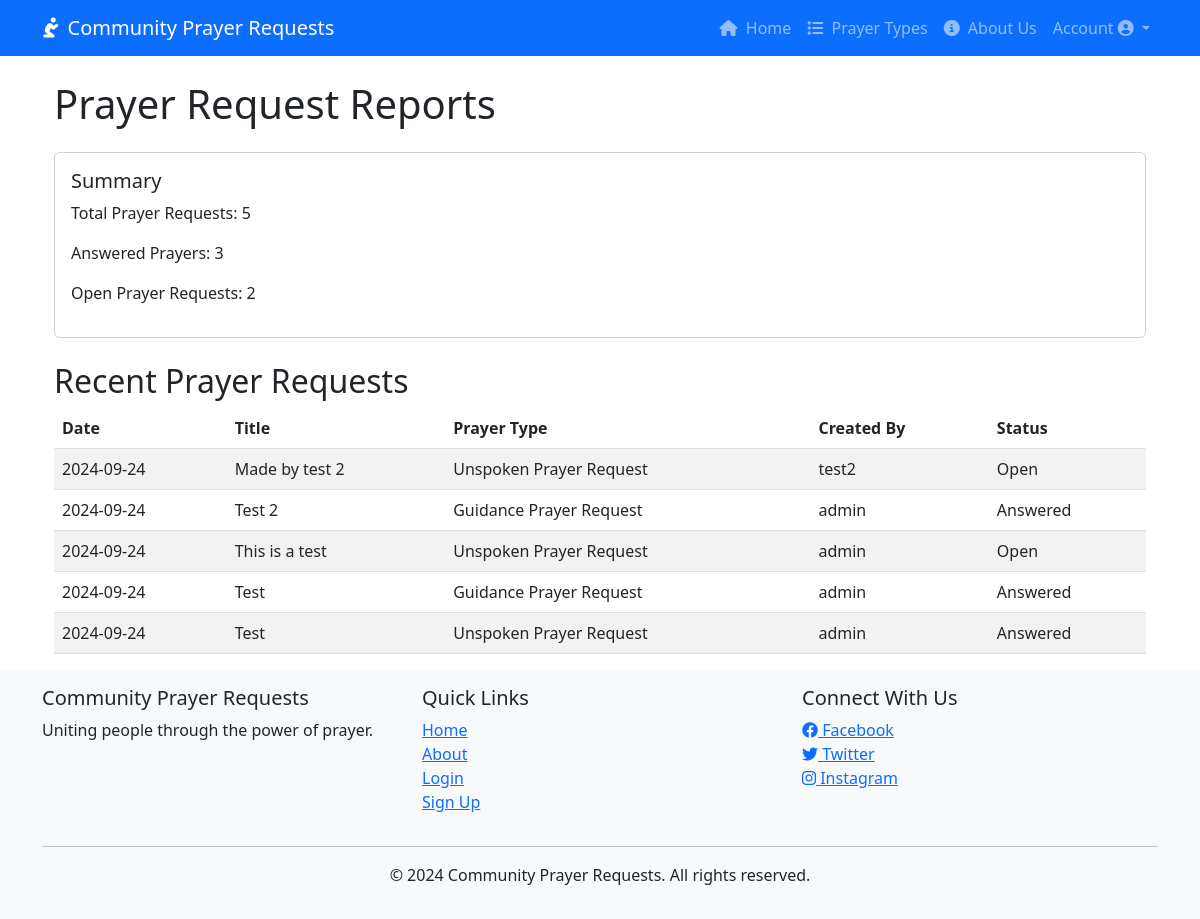
The page /report/ on the database its author committed.
### prayer_requests/models.py (models this page shows, shortened)
class PrayerRequest(models.Model):
    PRAYER_TYPES = [
        ('UNSPOKEN', 'Unspoken Prayer Request'),
        ('VERBAL', 'Verbal Prayer Request'),
        ('HEALTH', 'Health-related Prayer Request'),
        ('FAMILY', 'Family-related Prayer Request'),
        ('GUIDANCE', 'Guidance Prayer Request'),
        ('PRAISE', 'Praise Report/Thanksgiving'),
        ('COMMUNITY', 'Community Prayer Request'),
        ('SPIRITUAL', 'Spiritual Growth'),
    ]
    title = models.CharField(max_length=200)
    description = models.TextField()
    created_by = models.ForeignKey(User, on_delete=models.CASCADE)
    created_at = models.DateTimeField(auto_now_add=True)
    updated_at = models.DateTimeField(auto_now=True)
    prayer_type = models.CharField(max_length=20, choices=PRAYER_TYPES, default='VERBAL')
    is_answered = models.BooleanField(default=False)
    answered_at = models.DateTimeField(null=True, blank=True)
    class Meta:
        ordering = ['-created_at']

### prayer_requests/views.py (the view)
# urls.py: path('report/', views.report_view, name='prayer_request_report'),
def report_view(request):
    total_requests = PrayerRequest.objects.count()
    answered_prayers = PrayerRequest.objects.filter(is_answered=True).count()
    open_requests = PrayerRequest.objects.filter(is_answered=False).count()
    recent_requests = PrayerRequest.objects.order_by('-created_at')[:10]
    prayer_type_labels = [type[1] for type in PrayerRequest.PRAYER_TYPES]
    prayer_type_data = [PrayerRequest.objects.filter(prayer_type=type[0]).count() for type in PrayerRequest.PRAYER_TYPES]
    status_labels = ['Answered', 'Open']
    status_data = [answered_prayers, open_requests]
    context = {
        'total_requests': total_requests,
        'answered_prayers': answered_prayers,
        'open_requests': open_requests,
        'recent_requests': recent_requests,
        'prayer_type_labels': prayer_type_labels,
        'prayer_type_data': prayer_type_data,
        'status_labels': status_labels,
        'status_data': status_data,
    }
    return render(request, 'prayer_requests/report.html', context)

### prayer_requests/templates/prayer_requests/report.html (shortened to what this page needs)
{% extends 'prayer_requests/base.html' %}
{% load static %}
{% block content %}
<div class="container mt-4">
    <h1 class="mb-4">Prayer Request Reports</h1>
    <div class="row">
        <div class="col-md-12">
            <div class="card">
                <div class="card-body">
                    <h5 class="card-title">Summary</h5>
                    <p>Total Prayer Requests: {{ total_requests }}</p>
                    <p>Answered Prayers: {{ answered_prayers }}</p>
                    <p>Open Prayer Requests: {{ open_requests }}</p>
                </div>
            </div>
        </div>
    </div>
    <div class="row mt-4">
        <div class="col-md-12">
            <h2>Recent Prayer Requests</h2>
            <table class="table table-striped">
                <thead>
                    <tr>
                        <th>Date</th>
                        <th>Title</th>
                        <th>Prayer Type</th>
                        <th>Created By</th>
                        <th>Status</th>
                    </tr>
                </thead>
                <tbody>
                    {% for request in recent_requests %}
                    <tr>
                        <td>{{ request.created_at|date:"Y-m-d" }}</td>
                        <td>{{ request.title }}</td>
                        <td>{{ request.get_prayer_type_display }}</td>
                        <td>{{ request.created_by.username }}</td>
                        <td>{% if request.is_answered %}Answered{% else %}Open{% endif %}</td>
                    </tr>
                    {% empty %}
                    <tr>
                        <td colspan="4">No recent prayer requests found.</td>
                    </tr>
                    {% endfor %}
                </tbody>
            </table>
        </div>
    </div>
    {% endblock %}

### prayer_requests/templates/prayer_requests/base.html (style rules this page uses)
body { display: flex; flex-direction: column; min-height: 100vh; }

### rows shown on the page
PrayerRequest: created_at "2024-09-24", title "Made by test 2", prayer_type "Unspoken Prayer Request", created_by.username "test2", is_answered "Open"
PrayerRequest: created_at "2024-09-24", title "Test 2", prayer_type "Guidance Prayer Request", created_by.username "admin", is_answered "Answered"
PrayerRequest: created_at "2024-09-24", title "This is a test", prayer_type "Unspoken Prayer Request", created_by.username "admin", is_answered "Open"
PrayerRequest: created_at "2024-09-24", title "Test", prayer_type "Guidance Prayer Request", created_by.username "admin", is_answered "Answered"
PrayerRequest: created_at "2024-09-24", title "Test", prayer_type "Unspoken Prayer Request", created_by.username "admin", is_answered "Answered"

### other values the page prints
{{ total_requests }} "5"
{{ answered_prayers }} "3"
{{ open_requests }} "2"
